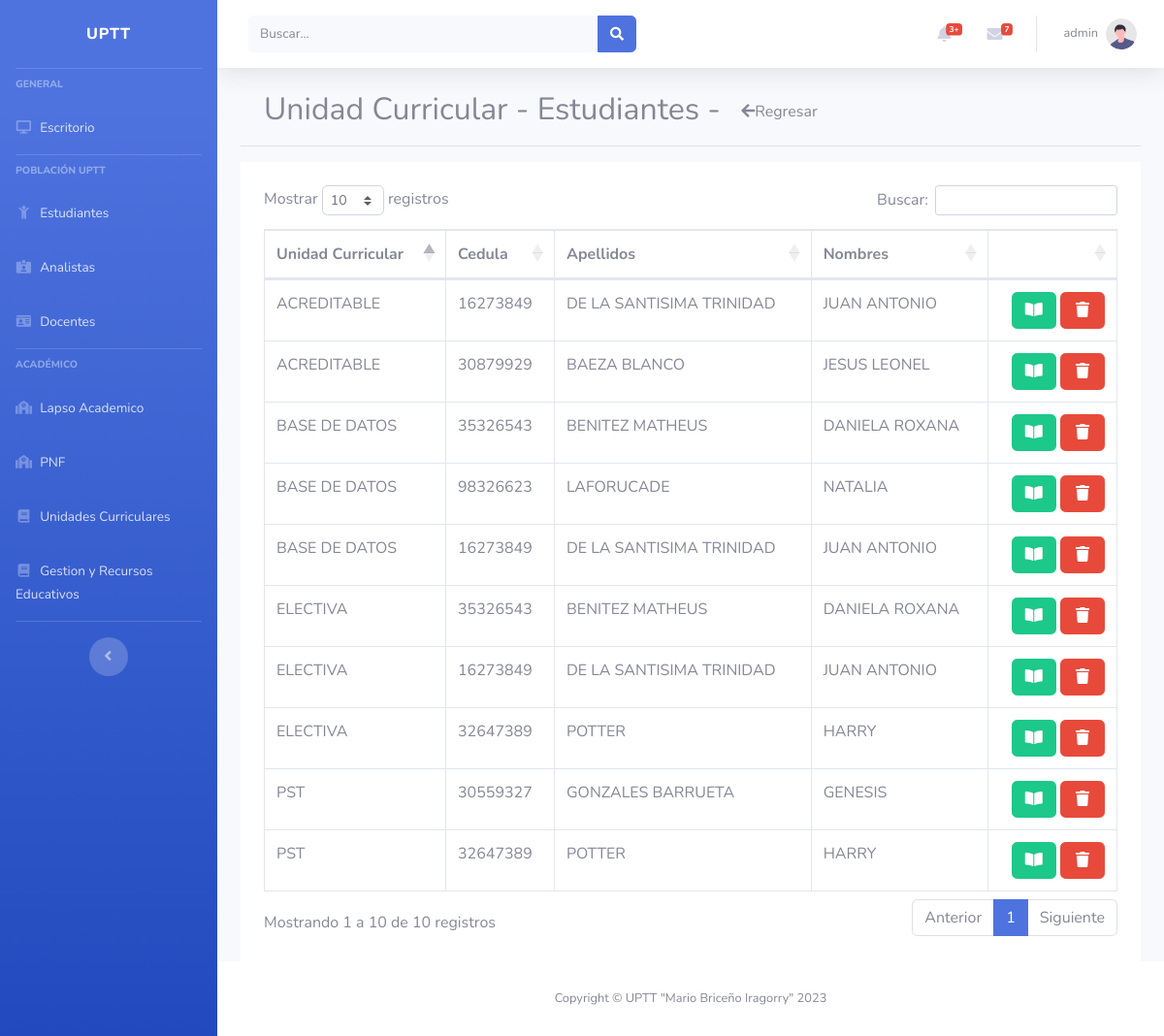
Page /?route=subjectStudents&method=index (signed in) on the committed database.
### tables this page shows
CREATE TABLE `unidad_curricular_has_estudiantes` (
  `r_id` int(11) NOT NULL,
  `unidad_curricular_id` int(11) DEFAULT NULL,
  `estudiante_id` int(11) DEFAULT NULL
);

CREATE TABLE `unidad_curricular` (
  `id` int(11) NOT NULL,
  `descripcion` varchar(255) DEFAULT NULL
);

CREATE TABLE `estudiantes` (
  `id` int(11) NOT NULL,
  `cedula` varchar(255) DEFAULT NULL,
  `apellidos` varchar(255) DEFAULT NULL,
  `nombres` varchar(255) DEFAULT NULL,
  `fecha_nacimiento` date DEFAULT NULL,
  `edad` varchar(255) DEFAULT NULL,
  `sexo_id` int(11) DEFAULT NULL,
  `estado_civil_id` int(11) DEFAULT NULL,
  `estado_natal_id` int(11) DEFAULT NULL,
  `municipio_natal_id` int(11) DEFAULT NULL,
  `parroquia_natal_id` int(11) DEFAULT NULL,
  `email` varchar(255) DEFAULT NULL,
  `telefono_movil` varchar(255) DEFAULT NULL,
  `telefono_resd` varchar(255) DEFAULT NULL,
  `otro_telefono` varchar(255) DEFAULT NULL,
  `direccion_resd` varchar(255) DEFAULT NULL,
  `pais_id` int(11) DEFAULT NULL,
  `foto` varchar(255) DEFAULT NULL,
  `rol_id` int(11) DEFAULT NULL
);

### app/controllers/relations/students/subjectStudentsController.php (called while the page is built, shortened)
<?php
require_once($_SERVER['DOCUMENT_ROOT']."/php/uptt-project/app/models/relations/students/subjectStudents.php");
class SubjectStudentsController{
    private $model;
    public function __construct()
    {
        $this->model = new SubjectStudents();
    }
    public function index()
    {
        $rows = $this->model->get();
        include('app/views/subjects_folder/relations_students/index.php');
    }
}

### app/db/db.php (called while the page is built)
<?php
class BDConexion{
    private $host = "localhost";
    private $user = "root";
    private $pass = "";
    private $db = "uptt";
    public function __construct(){
        try {
            $pdo = new PDO("mysql:host=$this->host;dbname=$this->db", $this->user, $this->pass);
            $pdo->setAttribute(PDO::ATTR_ERRMODE, PDO::ERRMODE_EXCEPTION);
            return $pdo;
        } catch (PDOException $e) {
            echo "La conexión ha fallado: " . $e->getMessage();
        }
    }
}

### app/models/relations/students/subjectStudents.php (called while the page is built, shortened)
<?php
require_once($_SERVER['DOCUMENT_ROOT']."/php/uptt-project/app/db/db.php");
class SubjectStudents extends BDConexion{
    public $conn;
    public function __construct(){
        $this->conn = parent::__construct();
    }
    public function get(){
        $data = [];
        $sql = "SELECT * FROM unidad_curricular_has_estudiantes
                INNER JOIN estudiantes ON unidad_curricular_has_estudiantes.estudiante_id=estudiantes.id
                INNER JOIN unidad_curricular ON unidad_curricular_has_estudiantes.unidad_curricular_id=unidad_curricular.id
                WHERE 1 ORDER BY r_id ASC";
        $pdo = $this->conn->prepare($sql);
        if($pdo->execute()){
            if($pdo->rowCount() > 0){
                while ($row = $pdo->fetch(PDO::FETCH_ASSOC)) {
                    $data[] = $row;
                }
            }
            return $data;
        }
    }
}

### app/views/subjects_folder/relations_students/index.php (the view, shortened to what this page needs)
<?php include($_SERVER['DOCUMENT_ROOT']."/php/uptt-project/app/views/partials/header.php");?>
<section class="container">
	<h2>Unidad Curricular - Estudiantes -
		<a href="?route=subjects&method=index" class="btn">
			<i class="fa fa-arrow-left"></i>Regresar</a>
	</h2>
</section>
<hr>
<section class="container p-4 bg-white">
	<table class="table table-bordered">
		<thead>
			<th>Unidad Curricular</th>
			<th>Cedula</th>
			<th>Apellidos</th>
			<th>Nombres</th>
			<th></th>
		</thead>
		<tbody id="tb-tables">
			<?php if (!empty($rows)){ ?>
			<?php 	foreach($rows as $key){ ?>
					<tr>
						<td><?php echo $key['descripcion']; ?></td>
						<td><?php echo $key['cedula']; ?></td>
						<td><?php echo $key['apellidos']; ?></td>
						<td><?php echo $key['nombres']; ?></td>
						<td class="text-right">
							<a href="?route=students&method=show&id=<?php echo $key['estudiante_id']; ?>" class="btn btn-success"><i class="fas fa-fw fa-book-open"></i></a>
							<a href="?route=subjectStudents&method=destroy&id=<?php echo $key['r_id']; ?>" class="btn btn-danger"><i class="fas fa-fw fa-trash"></i></a>
						</td>
					</tr>
			<?php 	}?>
			<?php } ?>
		</tbody>
	</table>
</section>
<?php include($_SERVER['DOCUMENT_ROOT']."/php/uptt-project/app/views/partials/footer.php");?>

### rows in the picture
unidad_curricular_has_estudiantes: unidad_curricular.descripcion "BASE DE DATOS", estudiante.cedula "35326543", estudiante.apellidos "BENITEZ MATHEUS", estudiante.nombres "DANIELA ROXANA"
unidad_curricular_has_estudiantes: unidad_curricular.descripcion "ELECTIVA", estudiante.cedula "35326543", estudiante.apellidos "BENITEZ MATHEUS", estudiante.nombres "DANIELA ROXANA"
unidad_curricular_has_estudiantes: unidad_curricular.descripcion "BASE DE DATOS", estudiante.cedula "98326623", estudiante.apellidos "LAFORUCADE", estudiante.nombres "NATALIA"
unidad_curricular_has_estudiantes: unidad_curricular.descripcion "PST", estudiante.cedula "30559327", estudiante.apellidos "GONZALES BARRUETA", estudiante.nombres "GENESIS"
unidad_curricular_has_estudiantes: unidad_curricular.descripcion "ACREDITABLE", estudiante.cedula "16273849", estudiante.apellidos "DE LA SANTISIMA TRINIDAD", estudiante.nombres "JUAN ANTONIO"
unidad_curricular_has_estudiantes: unidad_curricular.descripcion "BASE DE DATOS", estudiante.cedula "16273849", estudiante.apellidos "DE LA SANTISIMA TRINIDAD", estudiante.nombres "JUAN ANTONIO"
unidad_curricular_has_estudiantes: unidad_curricular.descripcion "ELECTIVA", estudiante.cedula "16273849", estudiante.apellidos "DE LA SANTISIMA TRINIDAD", estudiante.nombres "JUAN ANTONIO"
unidad_curricular_has_estudiantes: unidad_curricular.descripcion "PST", estudiante.cedula "32647389", estudiante.apellidos "POTTER", estudiante.nombres "HARRY"
unidad_curricular_has_estudiantes: unidad_curricular.descripcion "ELECTIVA", estudiante.cedula "32647389", estudiante.apellidos "POTTER", estudiante.nombres "HARRY"
unidad_curricular_has_estudiantes: unidad_curricular.descripcion "ACREDITABLE", estudiante.cedula "30879929", estudiante.apellidos "BAEZA BLANCO", estudiante.nombres "JESUS LEONEL"

### other values in the picture
$_SESSION['row_count_0']['username'] "admin"
